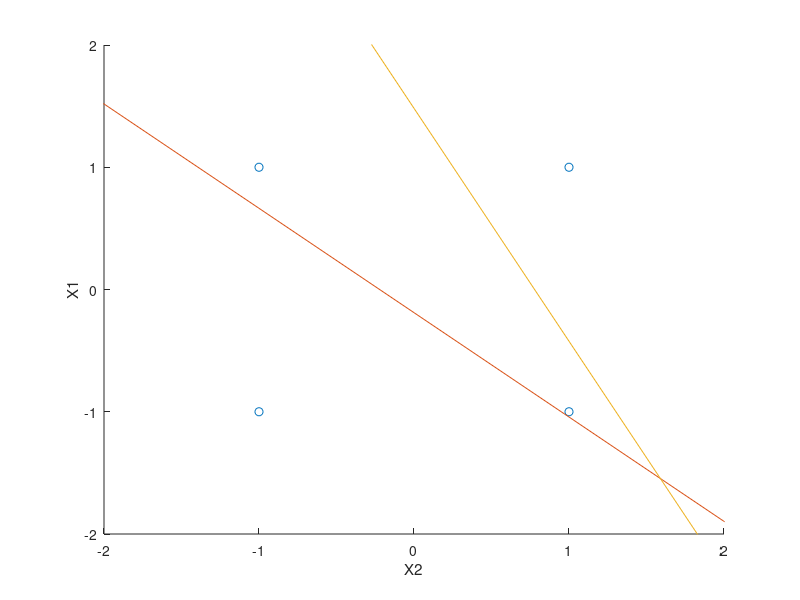

Write MATLAB code to recreate this figure.
clear all;
clc;
%Trabajo practico 2
%Ejercicio 2 - XOR 2 entradas, simulated annealing
%Elijo la cantidad de entradas
n_entradas=2;
a = 0:(2^n_entradas)-1;
n_valores=length(a);

%Entradas
data_in=de2bi(a,'left-msb');
%Salidas
data_out=xor(data_in(:,1),data_in(:,2));
%Cambio los 0 por -1 en la entrada y en la salida
data_in(data_in==0)=-1;
data_out=double(data_out);
data_out(data_out==0)=-1;

%Incializo perceptrones
beta=1;
entradas=3;
neuronas=2;
salidas=1;
%W_in=[W11 W12 W13; W21 W22 W23]
W_in=rand(neuronas, entradas);
%W_out=[WS1 WS2 WS3]
W_out=rand(salidas, neuronas+1);

%Simulated annealing
k=0.01;
perturbacion_Win = 0.1;
perturbacion_Wout = 0.1;
T_i=10;
T_p=0.0005;

T=T_i;
while (T>0)
    %Calculo las salidas para las entradas
    %Vector de posiciones aleatorias
    pos=randperm(length(data_in(:,1)));
    
    ECM=0;
    y=zeros(length(data_out),1);
    for i=1:length(pos)
        %Tomo fila aleatoria de data_in y le concateno 1 por el modelo
        X=[data_in(pos(i),:) 1]';
        %h=[h1;h2]
        h=W_in*X;
        %v=[v1;v2;v3] donde v3=1 se lo concateno por el modelo
        v=[tanh(beta*h);1];
        hs=W_out*v;
        %Calculo la salida para esa fila de data_in
        y(pos(i))=tanh(hs*beta);
        ECM = ECM + (y(pos(i)) - data_out(pos(i)))^2;
    end
    ECM=ECM / 2;

    
    %Realizo las perturbaciones en las matrices de pesos de entrada y salida en posiciones aleatorias
    %Perturbo W_in
    W_in_new = W_in;
    [filas, columnas] = size(W_in);
    fila = floor(rand() * filas) + 1;
    columna = floor(rand() * columnas) + 1;
    W_in_new(fila, columna) = W_in_new(fila, columna) + randn() * perturbacion_Win;
    %Perturbo W_out
    W_out_new = W_out;
    [filas, columnas] = size(W_out);
    fila = floor(rand() * filas) + 1;
    columna = floor(rand() * columnas) + 1;
    W_out_new(fila, columna) = W_out_new(fila, columna) + randn() * perturbacion_Wout;
    
    
    %Calculo las salidas para la entrada dada pero con las perturbaciones
    %en las matrices de pesos de entrada y salida
    ECM_nuevo=0;
    y=zeros(length(data_out),1);
    for i=1:length(pos)
        %Tomo fila aleatoria de data_in y le concateno 1 por el modelo
        X=[data_in(pos(i),:) 1]';
        %h=[h1;h2]
        h=W_in_new*X;
        %v=[v1;v2;v3] donde v3=1 se lo concateno por el modelo
        v=[tanh(beta*h);1];
        hs=W_out_new*v;
        %Calculo la salida para esa fila de data_in
        y(pos(i))=tanh(hs*beta);
        ECM_nuevo = ECM_nuevo + (y(pos(i)) - data_out(pos(i)))^2;
    end
    ECM_nuevo=ECM_nuevo / 2;
    
    %Ahora debo ver si acepto el cambio o no
    if(ECM_nuevo <= ECM)
        W_in = W_in_new;
        W_out = W_out_new;
    else
        p = exp(-(ECM_nuevo - ECM) / T / k);
        if(rand < p)
        	W_in = W_in_new;
            W_out = W_out_new;
        end
    end

    %Disminuyo la temperatura
    T = T - T_p
    
end

disp('Error Cuadratico Medio:');
ECM
     
disp('Salidas:');
y=zeros(length(data_out),1);
  for i=1:length(pos)
        %Tomo fila aleatoria de data_in y le concateno 1 por el modelo
        X=[data_in(pos(i),:) 1]';
        %h=[h1;h2]
        h=W_in*X;
        %v=[v1;v2;v3] donde v3=1 se lo concateno por el modelo
        v=[tanh(beta*h);1];
        hs=W_out*v;
        %Calculo la salida para esa fila de data_in
        y(pos(i))=tanh(hs*beta);
  end
y

%Imprimo los datos y las rectas de decision
figure
hold on
plot(data_in(:,1),data_in(:,2),'o');
xlabel('X2')
ylabel('X1')
xlim([-2 2])
ylim([-2 2])
 
t = -4:4;
plot(t,(-W_in(1,1)/W_in(1,2))*t - W_in(1,3)/W_in(1,2));
plot(t,(-W_in(2,1)/W_in(2,2))*t - W_in(2,3)/W_in(2,2));
